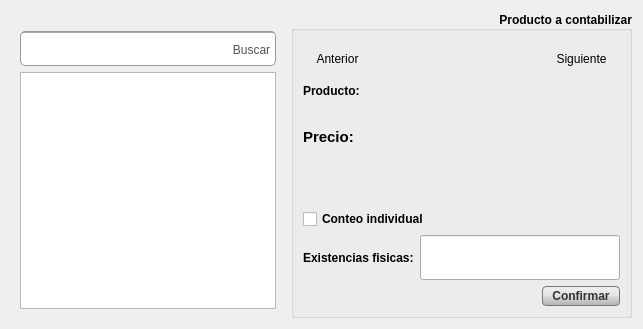
                <widget class="QWidget" name="page_25">
                 <layout class="QVBoxLayout" name="verticalLayout_42">
                  <item>
                   <layout class="QHBoxLayout" name="horizontalLayout_22">
                    <item>
                     <widget class="QFrame" name="frame_5">
                      <property name="font">
                       <font>
                        <weight>75</weight>
                        <bold>true</bold>
                       </font>
                      </property>
                      <layout class="QVBoxLayout" name="verticalLayout_40">
                       <property name="topMargin">
                        <number>20</number>
                       </property>
                       <item>
                        <widget class="QFrame" name="frame_8">
                         <property name="minimumSize">
                          <size>
                           <width>0</width>
                           <height>35</height>
                          </size>
                         </property>
                         <property name="styleSheet">
                          <string notr="true">border:1.3px solid #999; border-radius:5px; color:#555;
background-color: qlineargradient(spread:pad, x1:0, y1:0, x2:0, y2:1, stop:0 rgba(41, 41, 41, 255), stop:0.05 rgba(255, 255, 255, 255), stop:1 rgba(255, 255, 255, 255));</string>
                         </property>
                         <property name="frameShape">
                          <enum>QFrame::StyledPanel</enum>
                         </property>
                         <property name="frameShadow">
                          <enum>QFrame::Raised</enum>
                         </property>
                         <layout class="QHBoxLayout" name="horizontalLayout_28">
                          <property name="spacing">
                           <number>0</number>
                          </property>
                          <property name="leftMargin">
                           <number>0</number>
                          </property>
                          <property name="topMargin">
                           <number>2</number>
                          </property>
                          <property name="rightMargin">
                           <number>0</number>
                          </property>
                          <property name="bottomMargin">
                           <number>0</number>
                          </property>
                          <item>
                           <widget class="QLineEdit" name="leiFiltro">
                            <property name="font">
                             <font>
                              <pointsize>13</pointsize>
                             </font>
                            </property>
                            <property name="toolTip">
                             <string>Busque por descripcion,  referencia o codigo de barras el articulo</string>
                            </property>
                            <property name="styleSheet">
                             <string notr="true">border:0;background:white</string>
                            </property>
                           </widget>
                          </item>
                          <item>
                           <widget class="QToolButton" name="toolButton_7">
                            <property name="styleSheet">
                             <string notr="true">border:0;background:none</string>
                            </property>
                            <property name="text">
                             <string>Buscar</string>
                            </property>
                            <property name="icon">
                             <iconset>
                              <normaloff>../../../../../../../../usr/share/pyventa/images/32/search-32.png</normaloff>../../../../../../../../usr/share/pyventa/images/32/search-32.png</iconset>
                            </property>
                           </widget>
                          </item>
                         </layout>
                        </widget>
                       </item>
                       <item>
                        <widget class="QTableView" name="tviTabla">
                         <property name="toolTip">
                          <string>Haga doble click para establecer las existencias de ese articulo.</string>
                         </property>
                         <property name="editTriggers">
                          <set>QAbstractItemView::NoEditTriggers</set>
                         </property>
                         <property name="selectionBehavior">
                          <enum>QAbstractItemView::SelectRows</enum>
                         </property>
                         <property name="sortingEnabled">
                          <bool>true</bool>
                         </property>
                         <attribute name="horizontalHeaderCascadingSectionResizes">
                          <bool>true</bool>
                         </attribute>
                         <attribute name="horizontalHeaderStretchLastSection">
                          <bool>true</bool>
                         </attribute>
                        </widget>
                       </item>
                      </layout>
                     </widget>
                    </item>
                    <item>
                     <widget class="QGroupBox" name="groupBox_6">
                      <property name="font">
                       <font>
                        <weight>75</weight>
                        <bold>true</bold>
                       </font>
                      </property>
                      <property name="title">
                       <string>Producto a contabilizar</string>
                      </property>
                      <property name="alignment">
                       <set>Qt::AlignRight|Qt::AlignTrailing|Qt::AlignVCenter</set>
                      </property>
                      <layout class="QVBoxLayout" name="verticalLayout_41">
                       <item>
                        <widget class="QFrame" name="frame_9">
                         <property name="styleSheet">
                          <string notr="true">border:0;</string>
                         </property>
                         <property name="frameShape">
                          <enum>QFrame::StyledPanel</enum>
                         </property>
                         <property name="frameShadow">
                          <enum>QFrame::Raised</enum>
                         </property>
                         <layout class="QHBoxLayout" name="horizontalLayout_31">
                          <item>
                           <widget class="QToolButton" name="tbAntProd">
                            <property name="toolTip">
                             <string>Pasar al anterior</string>
                            </property>
                            <property name="text">
                             <string>Anterior</string>
                            </property>
                            <property name="icon">
                             <iconset>
                              <normaloff>../../../../../../../../usr/share/pyventa/images/48/go-previous.png</normaloff>../../../../../../../../usr/share/pyventa/images/48/go-previous.png</iconset>
                            </property>
                            <property name="iconSize">
                             <size>
                              <width>100</width>
                              <height>32</height>
                             </size>
                            </property>
                            <property name="shortcut">
                             <string>Alt+Left</string>
                            </property>
                           </widget>
                          </item>
                          <item>
                           <spacer name="horizontalSpacer_2">
                            <property name="orientation">
                             <enum>Qt::Horizontal</enum>
                            </property>
                            <property name="sizeHint" stdset="0">
                             <size>
                              <width>40</width>
                              <height>20</height>
                             </size>
                            </property>
                           </spacer>
                          </item>
                          <item>
                           <widget class="QToolButton" name="tbSigProd">
                            <property name="toolTip">
                             <string>Pasar al siguiente</string>
                            </property>
                            <property name="text">
                             <string>Siguiente</string>
                            </property>
                            <property name="icon">
                             <iconset>
                              <normaloff>../../../../../../../../usr/share/pyventa/images/48/go-next.png</normaloff>../../../../../../../../usr/share/pyventa/images/48/go-next.png</iconset>
                            </property>
                            <property name="iconSize">
                             <size>
                              <width>100</width>
                              <height>32</height>
                             </size>
                            </property>
                            <property name="shortcut">
                             <string>Alt+Right</string>
                            </property>
                           </widget>
                          </item>
                         </layout>
                        </widget>
                       </item>
                       <item>
                        <widget class="QLabel" name="lblProducto">
                         <property name="font">
                          <font>
                           <pointsize>9</pointsize>
                           <weight>75</weight>
                           <italic>false</italic>
                           <bold>true</bold>
                          </font>
                         </property>
                         <property name="text">
                          <string>Producto:</string>
                         </property>
                        </widget>
                       </item>
                       <item>
                        <widget class="QLabel" name="lbCProducto">
                         <property name="font">
                          <font>
                           <pointsize>12</pointsize>
                          </font>
                         </property>
                         <property name="text">
                          <string/>
                         </property>
                         <property name="wordWrap">
                          <bool>true</bool>
                         </property>
                        </widget>
                       </item>
                       <item>
                        <widget class="QLabel" name="lbCPrecio">
                         <property name="font">
                          <font>
                           <pointsize>11</pointsize>
                          </font>
                         </property>
                         <property name="text">
                          <string>Precio:
</string>
                         </property>
                        </widget>
                       </item>
                       <item>
                        <spacer name="verticalSpacer_4">
                         <property name="orientation">
                          <enum>Qt::Vertical</enum>
                         </property>
                         <property name="sizeHint" stdset="0">
                          <size>
                           <width>20</width>
                           <height>40</height>
                          </size>
                         </property>
                        </spacer>
                       </item>
                       <item>
                        <widget class="QCheckBox" name="tbManual">
                         <property name="text">
                          <string>Conteo individual</string>
                         </property>
                         <property name="shortcut">
                          <string>Ins</string>
                         </property>
                         <property name="checked">
                          <bool>false</bool>
                         </property>
                        </widget>
                       </item>
                       <item>
                        <layout class="QHBoxLayout" name="horizontalLayout_32">
                         <item>
                          <widget class="QLabel" name="label_32">
                           <property name="text">
                            <string>Existencias fisicas:</string>
                           </property>
                          </widget>
                         </item>
                         <item>
                          <widget class="QLineEdit" name="leExistencias">
                           <property name="sizePolicy">
                            <sizepolicy hsizetype="Fixed" vsizetype="Fixed">
                             <horstretch>0</horstretch>
                             <verstretch>0</verstretch>
                            </sizepolicy>
                           </property>
                           <property name="maximumSize">
                            <size>
                             <width>200</width>
                             <height>16777215</height>
                            </size>
                           </property>
                           <property name="font">
                            <font>
                             <pointsize>25</pointsize>
                             <weight>75</weight>
                             <bold>true</bold>
                            </font>
                           </property>
                           <property name="alignment">
                            <set>Qt::AlignRight|Qt::AlignTrailing|Qt::AlignVCenter</set>
                           </property>
                          </widget>
                         </item>
                        </layout>
                       </item>
                       <item>
                        <layout class="QHBoxLayout" name="horizontalLayout_33">
                         <item>
                          <spacer name="horizontalSpacer_6">
                           <property name="orientation">
                            <enum>Qt::Horizontal</enum>
                           </property>
                           <property name="sizeHint" stdset="0">
                            <size>
                             <width>40</width>
                             <height>20</height>
                            </size>
                           </property>
                          </spacer>
                         </item>
                         <item>
                          <widget class="QPushButton" name="tbSetStock">
                           <property name="styleSheet">
                            <string notr="true">QToolButton, QAbstractButton{
	background-color: qlineargradient(spread:pad, x1:0, y1:0, x2:0, y2:1, stop:0 rgba(239, 239, 239, 255), stop:0.5 rgba(226, 226, 226, 255), stop:0.509091 rgba(219, 219, 219, 255), stop:0.986364 rgba(179, 179, 179, 255), stop:1 rgba(207, 228, 255, 255));
border-radius:4px;border:1px solid #777; padding:2 9 2 9;color:#333;
}
QAbstractButton::hover{
	background-color: qlineargradient(spread:pad, x1:0, y1:0, x2:0, y2:1, stop:0 rgba(175, 236, 224, 255), stop:0.536364 rgba(94, 192, 226, 255), stop:0.554545 rgba(72, 170, 199, 255), stop:0.977273 rgba(65, 163, 198, 255), stop:1 rgba(255, 255, 255, 255));

}</string>
                           </property>
                           <property name="text">
                            <string>Confirmar</string>
                           </property>
                           <property name="icon">
                            <iconset resource="../icons.qrc">
                             <normaloff>:/actions/images/actions/black_18/checkmark2.png</normaloff>:/actions/images/actions/black_18/checkmark2.png</iconset>
                           </property>
                           <property name="shortcut">
                            <string>Ctrl+G</string>
                           </property>
                          </widget>
                         </item>
                        </layout>
                       </item>
                      </layout>
                     </widget>
                    </item>
                   </layout>
                  </item>
                 </layout>
                </widget>
